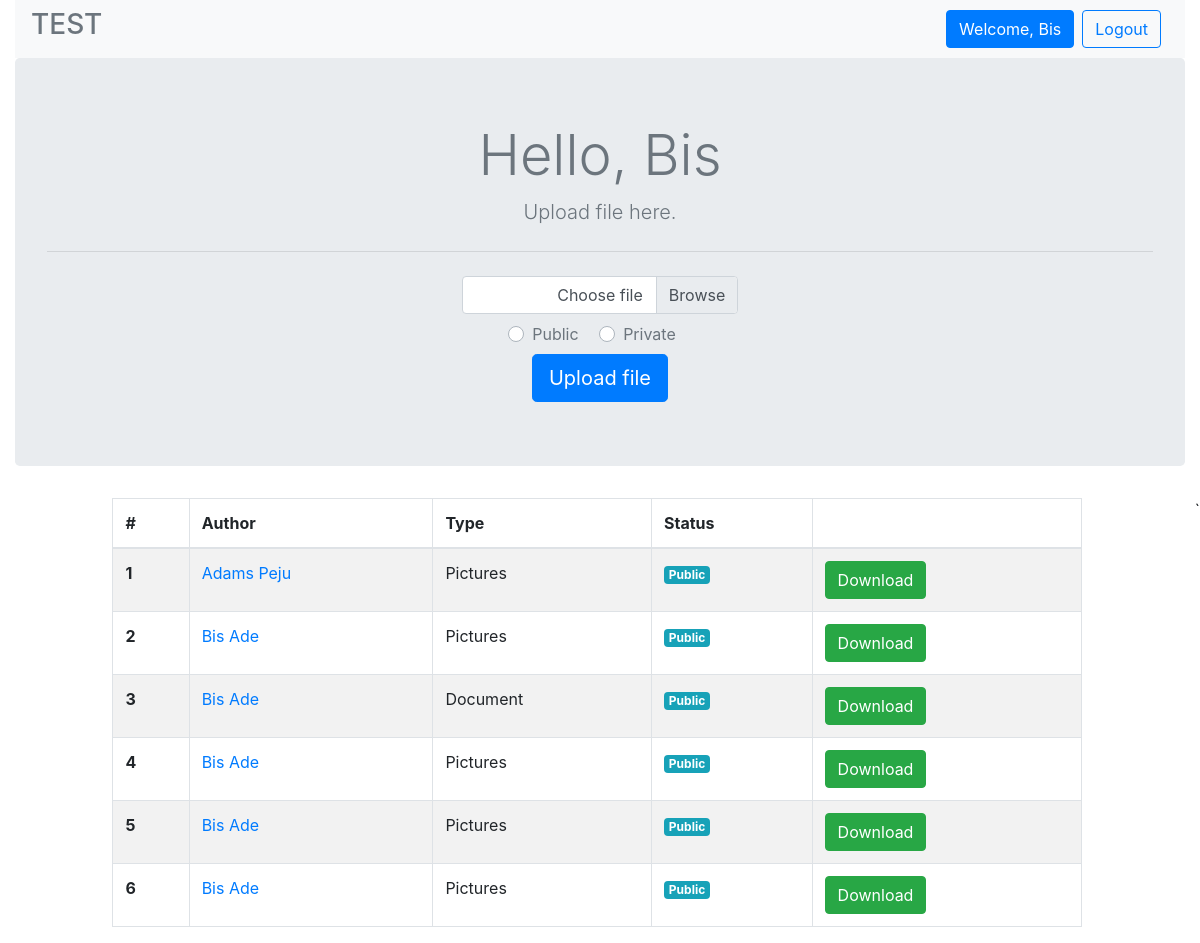
Screenshot of / (signed in) with the database file from the repository.
### tables this page shows
CREATE TABLE `users` (
  `id` bigint(20) UNSIGNED NOT NULL,
  `firstname` varchar(255) NOT NULL,
  `lastname` varchar(255) NOT NULL,
  `email` varchar(255) NOT NULL,
  `pwd` varchar(255) NOT NULL
);

CREATE TABLE `files` (
  `id` bigint(20) UNSIGNED NOT NULL,
  `users_id` bigint(20) UNSIGNED NOT NULL,
  `file_location` varchar(255) NOT NULL,
  `file_type` enum('public','private') NOT NULL DEFAULT 'public',
  `file_format` varchar(50) DEFAULT NULL
);

### utility.php (called while the page is built, shortened)
<?php
class utility
{
	function __construct()
	{
		$this->conn = new Mysqli('localhost','root','','testing');
	}
}
?>

### user.php (called while the page is built, shortened)
<?php
    require("utility.php");
    class User extends utility
    {
        function getDetail($id)
        {
            $sql = "SELECT * FROM users WHERE id = '$id'";
            $result = $this->conn->query($sql);
            if ($result->num_rows > 0) {
                $row = $result->fetch_assoc();
            }
            return $row;
        }
    }
?>

### file.php (called while the page is built, shortened)
<?php
    class File
    {
        protected $conn;
        function __construct()
        {
            $this->conn = new Mysqli('localhost','root','','testing');
        }
        function listFilesPublic()
        {
            $sql = "SELECT users.firstname, users.lastname,files.id, files.users_id, files.file_type,files.file_format, files.file_location FROM files
                    INNER JOIN users ON users.id = files.users_id
                    WHERE file_type = 'public'";
            $result = $this->conn->query($sql);
            $items=[];
            if ($result->num_rows > 0) {
                while ($row = $result->fetch_assoc()) {
                    $items[] = $row;
                }
            }
            return $items;
        }
    }
?>

### index.php (the view, shortened to what this page needs)
<?php
    require ("user.php");
    require ("file.php");
    $obj = new User;
    $res = new File;
    $lists  = $res->listFilesPublic();
    if (isset($_SESSION['user'])) {
        $detail = $obj->getDetail($_SESSION['user']);
    }
?>
<!DOCTYPE html>
<html lang="en">
<head>
    <link rel="stylesheet" href="https://cdn.jsdelivr.net/npm/bootstrap@4.5.3/dist/css/bootstrap.min.css"
>
</head>
<body>
    <div class="container-fluid">
        <div class="row">
            <div class="col-12">
                <nav class="navbar navbar-expand-lg navbar-light bg-light">
                    <a class=" h3 text-secondary" href="#">TEST</a>
                    <div class="collapse navbar-collapse " id="navbarNav">
                        <ul class="navbar-nav ml-auto">
                            <?php if (isset($_SESSION['user'])) { ?>
                            <li class="nav-item">
                                <a class=" btn btn-primary" href="profile.php">Welcome,
                                    <?php echo ucfirst($detail['firstname']) ?></a>
                            </li>
                            <li class="nav-item mx-2">
                                <a class=" btn btn-outline-primary" href="logout.php">Logout</a>
                            </li>
                            <?php } ?>
                        </ul>
                    </div>
                </nav>
            </div>
            <div class="col-12">
                <div class="jumbotron bg-mute text-secondary text-center">
                    <h1 class="display-4">Hello,
                        <?php if(isset($_SESSION['user'])){ echo ucfirst($detail['firstname']); } else{?>
                        User <?php }?>
                    </h1>
                    <?php if (isset($_SESSION['user'])) {?>
                    <p class="lead">Upload file here.</p>
                    <hr class="my-4">
                    <form action="uploadflow.php" method="post" enctype="multipart/form-data">
                        <div class="form-row ">
                            <div class="col-12">
                                <div class="custom-file w-25">
                                    <label class="custom-file-label" for="customFile">Choose file</label>
                                </div>
                            </div>
                            <div class="col-12 my-2">
                                <div class="custom-control custom-radio custom-control-inline">
                                    <label class="custom-control-label" for="public">Public</label>
                                </div>
                                <div class="custom-control custom-radio custom-control-inline">
                                    <label class="custom-control-label" for="private">Private</label>
                                </div>
                            </div>
                        </div>
                        <button type="submit" class="btn btn-primary btn-lg">Upload file</button>
                    </form>
                    <?php } ?>
                </div>
            </div>
            <div class="col-10 mx-auto">
                <?php if (!empty($lists)) { ?>
                <table class="table table-striped table-bordered ">
                    <thead>
                        <tr>
                            <th scope="col">#</th>
                            <th scope="col">Author</th>
                            <th scope="col">Type</th>
                            <th scope="col">Status</th>
                            <th scope="col"></th>
                        </tr>
                    </thead>
                    <tbody>
                        <?php
                        $i = 1;
                        foreach ($lists as $key => $list) {?>
                        <tr>
                            <th scope="row"><?php echo $i++; ?></th>
                            <td><a href="profile.php?id=<?php echo $list["users_id"]?>"><?php echo ucfirst($list['firstname'] . ' ' . ucfirst($list['lastname'])) ?></a></td>
                            <td><?php echo ucfirst($list['file_format']) ?></td>
                            <td>
                                <span class="badge badge-info"><?php echo ucfirst($list['file_type']) ?></span>
                            </td>
                            <td>
                                <a href="downloadflow.php?location=<?php echo $list["file_location"]?>"
                                    onclick="return confirm('Are you sure?')" class="btn btn-success">Download</a>
                            </td>
                        </tr>
                        <?php } ?>
                    </tbody>
                </table>
                <?php } else{?>
                <div class="alert alert-primary" role="alert">
                    No file available
                </div>
                <?php }?>
            </div>`
        </div>
    </div>
</body>
</html>

### rows the page displays
users: firstname "Bis"
files: users.lastname "Adams Peju", file_format "Pictures", file_type "Public"
files: users.lastname "Bis Ade", file_format "Pictures", file_type "Public"
files: users.lastname "Bis Ade", file_format "Document", file_type "Public"
files: users.lastname "Bis Ade", file_format "Pictures", file_type "Public"
files: users.lastname "Bis Ade", file_format "Pictures", file_type "Public"
files: users.lastname "Bis Ade", file_format "Pictures", file_type "Public"
